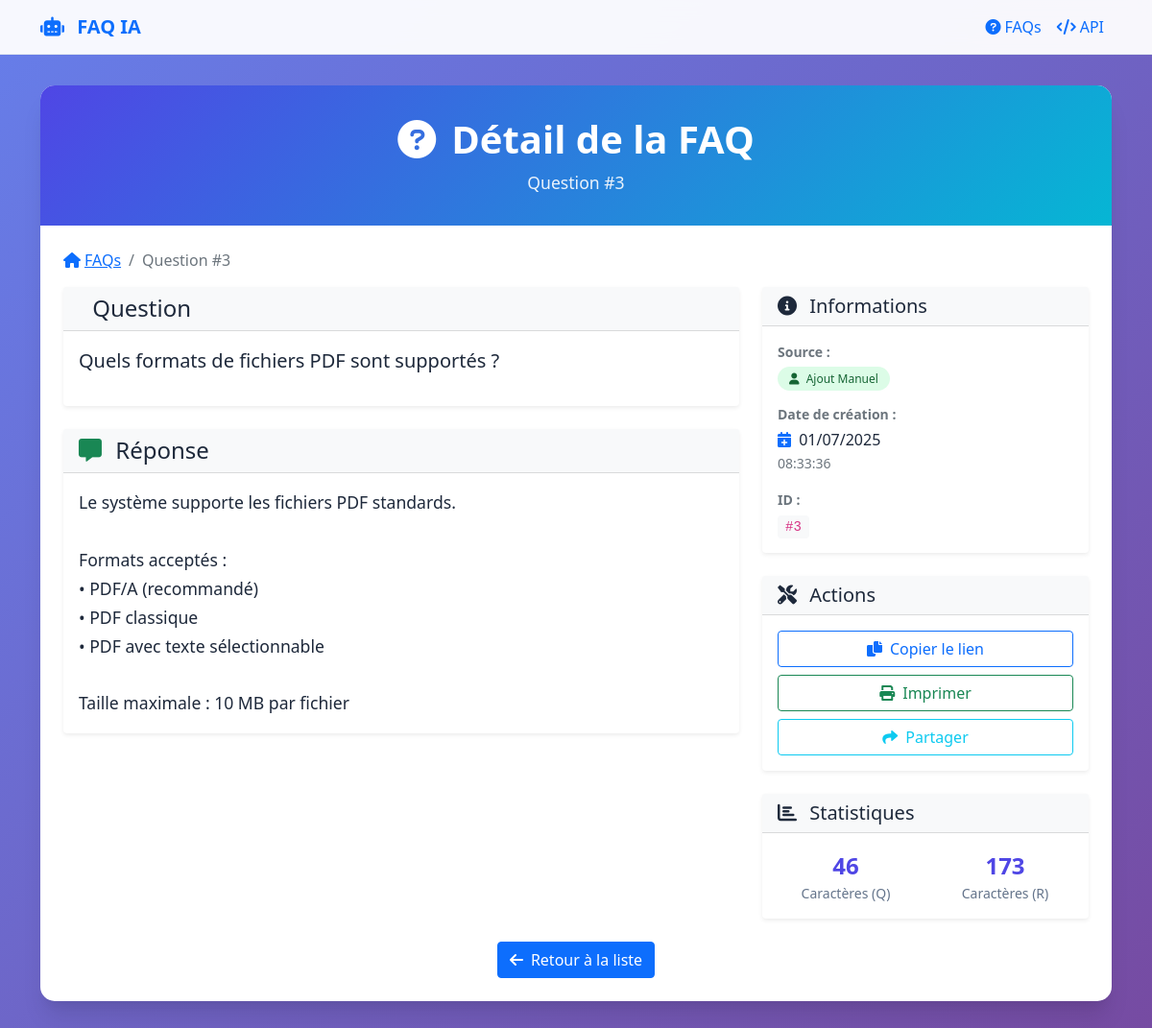
/faq/3, run on the app's committed database.
### models/__init__.py (models this page shows)
class FAQ(db.Model):
    id = db.Column(db.Integer, primary_key=True)
    question = db.Column(db.Text, nullable=False)
    answer = db.Column(db.Text, nullable=False)
    source = db.Column(db.String(20), nullable=False)  # 'manuel' ou 'ia'
    created_at = db.Column(db.DateTime, server_default=db.func.now())
    updated_at = db.Column(db.DateTime, onupdate=db.func.now())

### view/faq.py (the view)
@faq_bp.route('/faq/<int:faq_id>', methods=['GET'])
def faq_detail(faq_id):
    faq = FAQ.query.get_or_404(faq_id)
    return render_template('faq_detail.html', faq=faq)

### app.py (called while the page is built)
@app.template_filter('nl2br')
def nl2br_filter(text):
    if text is None:
        return ''
    return text.replace('\n', '<br>\n')

### templates/faq_detail.html (shortened to what this page needs)
{% extends "base.html" %}
{% block content %}
<div class="content-card">
    <div class="page-header">
        <h1><i class="fas fa-question-circle me-3"></i>Détail de la FAQ</h1>
        <p>Question #{{ faq.id }}</p>
    </div>
    <div class="p-4">
        <nav aria-label="breadcrumb">
            <ol class="breadcrumb">
                <li class="breadcrumb-item">
                    <a href="{{ url_for('faq.faq_list') }}">
                        <i class="fas fa-home me-1"></i>FAQs
                    </a>
                </li>
                <li class="breadcrumb-item active">Question #{{ faq.id }}</li>
            </ol>
        </nav>
        <div class="row">
            <div class="col-lg-8">
                <div class="card border-0 shadow-sm">
                    <div class="card-header bg-light">
                        <h2 class="h4 mb-0">
                            Question
                        </h2>
                    </div>
                    <div class="card-body">
                        <p class="lead">{{ faq.question }}</p>
                    </div>
                </div>
                <div class="card border-0 shadow-sm mt-4">
                    <div class="card-header bg-light">
                        <h2 class="h4 mb-0">
                            <i class="fas fa-comment-alt text-success me-2"></i>
                            Réponse
                        </h2>
                    </div>
                    <div class="card-body">
                        <div class="answer-content">
                            {{ faq.answer|nl2br|safe }}
                        </div>
                    </div>
                </div>
            </div>
            <div class="col-lg-4">
                <div class="card border-0 shadow-sm">
                    <div class="card-header bg-light">
                        <h3 class="h5 mb-0">
                            <i class="fas fa-info-circle me-2"></i>
                            Informations
                        </h3>
                    </div>
                    <div class="card-body">
                        <div class="info-item mb-3">
                            <label class="fw-bold text-muted">Source :</label>
                            <div>
                                <span class="source-badge {{ 'source-ia' if faq.source == 'ia' else 'source-manual' }}">
                                    <i class="fas {{ 'fa-robot' if faq.source == 'ia' else 'fa-user' }} me-1"></i>
                                    {{ 'Intelligence Artificielle' if faq.source == 'ia' else 'Ajout Manuel' }}
                                </span>
                            </div>
                        </div>
                        {% if faq.created_at %}
                        <div class="info-item mb-3">
                            <label class="fw-bold text-muted">Date de création :</label>
                            <div>
                                <i class="fas fa-calendar-plus text-primary me-1"></i>
                                {{ faq.created_at.strftime('%d/%m/%Y') }}
                                <br>
                                <small class="text-muted">{{ faq.created_at.strftime('%H:%M:%S') }}</small>
                            </div>
                        </div>
                        {% endif %}
                        <div class="info-item">
                            <label class="fw-bold text-muted">ID :</label>
                            <div>
                                <code class="bg-light px-2 py-1 rounded">#{{ faq.id }}</code>
                            </div>
                        </div>
                    </div>
                </div>
                <div class="card border-0 shadow-sm mt-4">
                    <div class="card-header bg-light">
                        <h3 class="h5 mb-0">
                            <i class="fas fa-tools me-2"></i>
                            Actions
                        </h3>
                    </div>
                    <div class="card-body">
                        <div class="d-grid gap-2">
                            <button class="btn btn-outline-primary" onclick="copyToClipboard()">
                                <i class="fas fa-copy me-2"></i>Copier le lien
                            </button>
                            <button class="btn btn-outline-success" onclick="printFAQ()">
                                <i class="fas fa-print me-2"></i>Imprimer
                            </button>
                            <button class="btn btn-outline-info" onclick="shareFAQ()">
                                <i class="fas fa-share me-2"></i>Partager
                            </button>
                        </div>
                    </div>
                </div>
                <div class="card border-0 shadow-sm mt-4">
                    <div class="card-header bg-light">
                        <h3 class="h5 mb-0">
                            <i class="fas fa-chart-bar me-2"></i>
                            Statistiques
                        </h3>
                    </div>
                    <div class="card-body text-center">
                        <div class="row">
                            <div class="col-6">
                                <div class="stat-number">{{ faq.question|length }}</div>
                                <div class="stat-label">Caractères (Q)</div>
                            </div>
                            <div class="col-6">
                                <div class="stat-number">{{ faq.answer|length }}</div>
                                <div class="stat-label">Caractères (R)</div>
                            </div>
                        </div>
                    </div>
                </div>
            </div>
        </div>
        <div class="mt-4 text-center">
            <a href="{{ url_for('faq.faq_list') }}" class="btn btn-primary">
                <i class="fas fa-arrow-left me-2"></i>Retour à la liste
            </a>
        </div>
    </div>
</div>
{% endblock %}

### templates/base.html (style rules this page uses)
:root { --primary-color: #4f46e5; --secondary-color: #f8fafc; --accent-color: #06b6d4; --text-dark: #1e293b; --border-color: #e2e8f0; }
body { font-family: 'Segoe UI', Tahoma, Geneva, Verdana, sans-serif; background: linear-gradient(135deg, #667eea 0%, #764ba2 100%); min-height: 100vh; color: var(--text-dark); }
.content-card { background: white; border-radius: 15px; box-shadow: 0 20px 25px -5px rgba(0, 0, 0, 0.1), 0 10px 10px -5px rgba(0, 0, 0, 0.04); border: none; overflow: hidden; }
.page-header { background: linear-gradient(135deg, var(--primary-color) 0%, var(--accent-color) 100%); color: white; padding: 2rem; text-align: center; }
.page-header h1 { margin: 0; font-weight: 600; font-size: 2.5rem; }
.page-header p { margin: 0.5rem 0 0 0; opacity: 0.9; font-size: 1.1rem; }
.source-badge { font-size: 0.75rem; padding: 0.25rem 0.75rem; border-radius: 50px; font-weight: 500; }
.source-manual { background: #dcfce7; color: #166534; }
.stat-number { font-size: 1.5rem; font-weight: bold; color: var(--primary-color); }
.stat-label { font-size: 0.875rem; color: #64748b; }

### templates/faq_detail.html (style rules this page uses)
.info-item label { display: block; font-size: 0.875rem; margin-bottom: 0.25rem; }
.answer-content { line-height: 1.7; font-size: 1.1rem; }

### data on the page
FAQ: id "3", question "Quels formats de fichiers PDF sont supportés ?", answer "Le système supporte les fichiers PDF standards. Formats acceptés : • PDF/A (recommandé) • PDF classique • PDF avec texte sélectionnable Taille maximale : 10 MB par fichier", source "Ajout Manuel", created_at "01/07/2025", created_at "08:33:36"

### other printed values
{{ faq.question|length }} "46"
{{ faq.answer|length }} "173"
